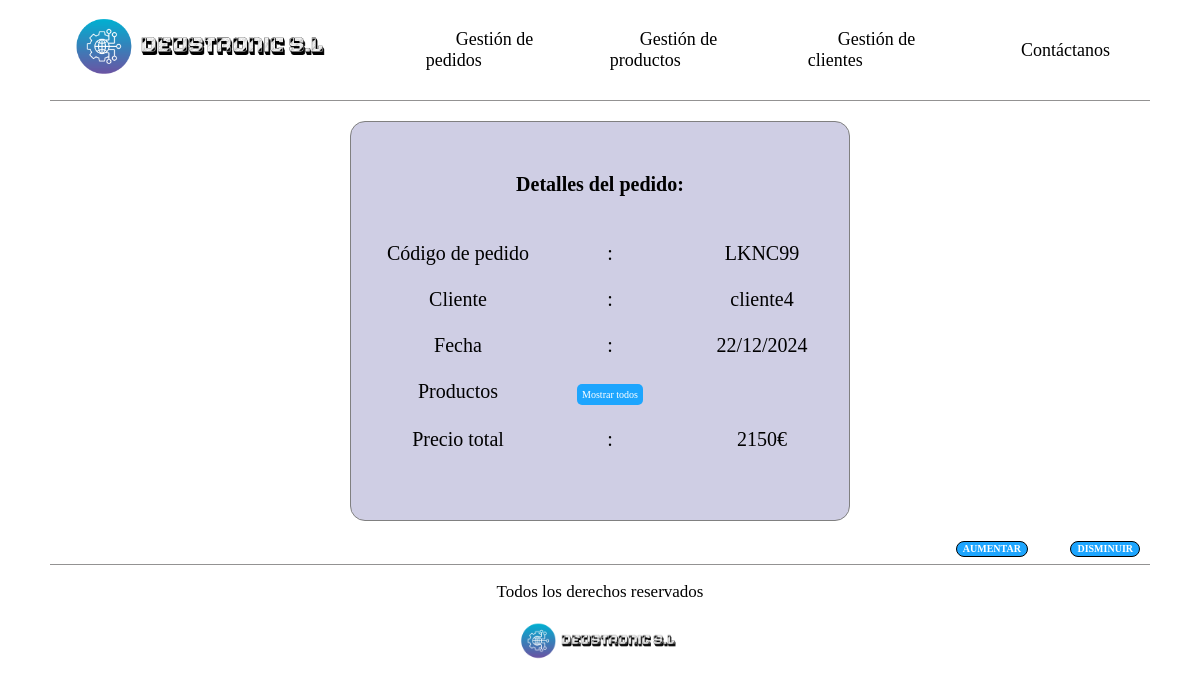
The app's page /deustronic/pedido/LKNC99, older data.
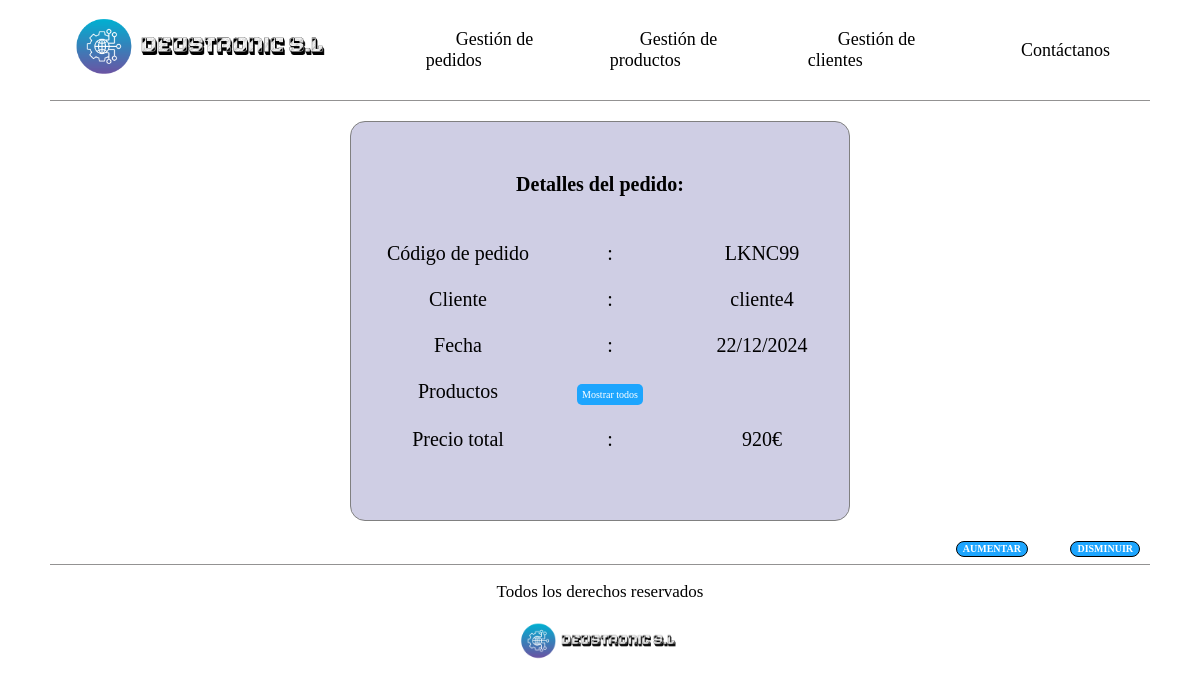
The same page, newer data.
### empresaDjango/models.py (models this page shows, shortened)
class Pedido(models.Model):
    cliente = models.ForeignKey(Cliente, on_delete=models.CASCADE)
    cod_pedido = models.CharField(max_length=10, unique=True)
    fecha = models.DateField()
    precio_total = models.IntegerField(default=0)
    estado = models.BooleanField(default=False)
    def calcular_precio_total(self):
        precio_total = 0
        for producto_pedido in self.productopedido_set.all():
            precio_total += producto_pedido.producto.precio_unidad * producto_pedido.cantidad
        return precio_total

class Cliente(models.Model):
    cif = models.CharField(max_length=10, unique=True)
    nombre_empresa = models.CharField(max_length=10)
    direccion = models.CharField(max_length=50)
    contacto = models.CharField(max_length=10)

### empresaDjango/views.py (the view)
# urls.py: path('pedido/<str:cod_pedido>', views.detail_pedido, name='detail_ped'),
def detail_pedido(request, cod_pedido):
    pedido = get_object_or_404(Pedido, cod_pedido=cod_pedido)
    precio_total = pedido.calcular_precio_total()
    pedido.precio_total = precio_total
    pedido.save()
    detalles_pedido = ProductoPedido.objects.filter(pedido=pedido)
    context = {
        'pedido': pedido,
        'detalles_pedido': detalles_pedido,
    }
    return render(request, 'detail_pedido.html', context)

### empresaDjango/templates/detail_pedido.html (shortened to what this page needs)
{% extends 'base.html' %}
{% load static %}
{% block contenido %}
    <div class="contenedor-principal-detail">
        <div class="contenedor-central">
            <h1>Detalles del pedido:</h1>
            <table class="detalle-pedidos">
                <tr>
                    <td>Código de pedido</td>
                    <td>:</td>
                    <td>{{ pedido.cod_pedido }}</td>
                </tr>
                <tr>
                    <td>Cliente</td>
                    <td>:</td>
                    <td>{{ pedido.cliente.nombre_empresa }}</td>
                </tr>
                <tr>
                    <td>Fecha</td>
                    <td>:</td>
                    <td>{{ pedido.fecha|date:"d/m/Y" }}</td>
                </tr>
                <tr>
                    <td>Productos</td>
                    <td><a class="boton_mostrar" id="mostrar">Mostrar todos</a></td>
                </tr>
                <tr>
                    <td>Precio total</td>
                    <td>:</td>
                    <td>{{ pedido.precio_total }}€</td>
                </tr>
            </table>
        </div>
    </div>
{% endblock %}

Row changes from the older to the newer data that the page shows:
changed Pedido "LKNC99": precio_total "2150" → "920"
